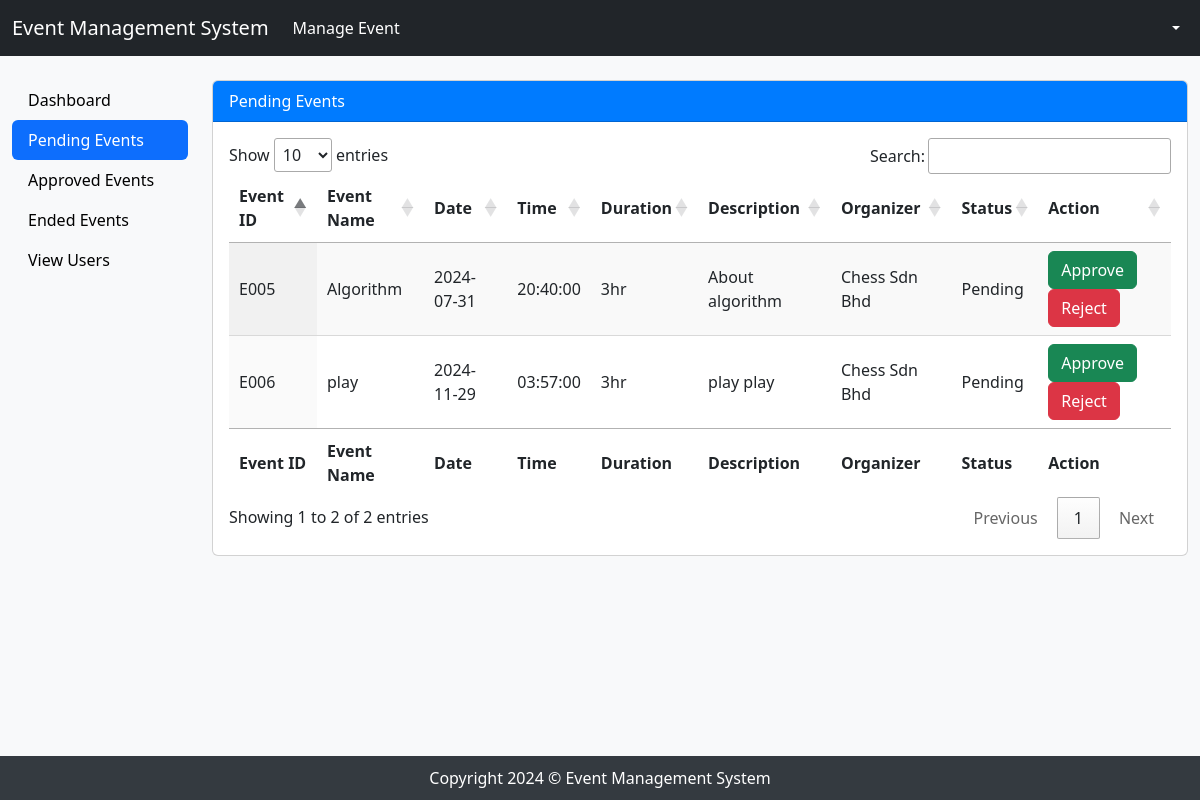
The page /event_pending.php on the database its author committed.
### tables this page shows
CREATE TABLE `event` (
  `EventID` varchar(50) NOT NULL,
  `EventName` varchar(255) NOT NULL,
  `Date` date NOT NULL,
  `Time` time NOT NULL,
  `Duration` int(255) NOT NULL,
  `Description` varchar(255) NOT NULL,
  `Organizer` varchar(255) NOT NULL,
  `Status` varchar(255) NOT NULL
);

### event_pending.php (the view, shortened to what this page needs)
<?php
include 'config.php';
$pendingEventsSql = "
    SELECT EventID, EventName, Date, Time, Duration, Description, Organizer, Status
    FROM event
    WHERE Status = 'Pending'
";
$pendingEventsResult = mysqli_query($con, $pendingEventsSql);
?>
<!DOCTYPE html>
<html lang="en">
<head>
    <link rel="stylesheet" href="profile.css">
    <link rel="stylesheet" href="https://cdn.datatables.net/1.11.3/css/jquery.dataTables.min.css">
</head>
<body>
    <?php
    require_once('nav_admin.php');
?>
    <div class="container-fluid">
        <div class="row">
            <div class="col-lg-2">
                <div class="nav flex-column nav-pills" id="v-pills-tab" role="tablist" aria-orientation="vertical">
                    <a class="nav-link" id="v-pills-view-users-tab" href="admin_dashboard.php" role="tab"
                        aria-controls="v-pills-view-users" aria-selected="false">Dashboard</a>
                    <a class="nav-link active" id="v-pills-pending-tab" href="event_pending.php" role="tab"
                        aria-controls="v-pills-pending" aria-selected="true">Pending Events</a>
                    <a class="nav-link" id="v-pills-approved-tab" href="event_approved.php" role="tab"
                        aria-controls="v-pills-approved" aria-selected="false">Approved Events</a>
                    <a class="nav-link" id="v-pills-ended-tab" href="event_ended.php" role="tab"
                        aria-controls="v-pills-ended" aria-selected="false">Ended Events</a>
                    <a class="nav-link" id="v-pills-view-users-tab" href="admin_view_users.php" role="tab"
                        aria-controls="v-pills-view-users" aria-selected="false">View Users</a>
                </div>
            </div>
            <div class="col-lg-10">
                <div class="tab-content" id="v-pills-tabContent">
                    <div class="tab-pane fade show active" id="v-pills-pending" role="tabpanel"
                        aria-labelledby="v-pills-pending-tab">
                        <div class="card my-4">
                            <div class="card-header">Pending Events</div>
                            <div class="card-body">
                                <div class="table-responsive">
                                    <table id="pendingEventsTable" class="display" style="width:100%">
                                        <thead>
                                            <tr>
                                                <th>Event ID</th>
                                                <th>Event Name</th>
                                                <th>Date</th>
                                                <th>Time</th>
                                                <th>Duration</th>
                                                <th>Description</th>
                                                <th>Organizer</th>
                                                <th>Status</th>
                                                <th>Action</th>
                                            </tr>
                                        </thead>
                                        <tbody>
                                            <?php
                                            while ($row = mysqli_fetch_assoc($pendingEventsResult)) {
                                                echo '<tr>' .
                                                    '<td>' . $row['EventID'] . '</td>' .
                                                    '<td>' . $row['EventName'] . '</td>' .
                                                    '<td>' . $row['Date'] . '</td>' .
                                                    '<td>' . $row['Time'] . '</td>' .
                                                    '<td>' . $row['Duration'] . 'hr</td>' .
                                                    '<td>' . $row['Description'] . '</td>' .
                                                    '<td>' . $row['Organizer'] . '</td>' .
                                                    '<td>' . $row['Status'] . '</td>' .
                                                    '<td>' .
                                                        '<button class="btn btn-success approve-btn" data-id="' . $row['EventID'] . '">Approve</button> ' .
                                                        '<button class="btn btn-danger reject-btn" data-id="' . $row['EventID'] . '">Reject</button>' .
                                                    '</td>' .
                                                    '</tr>';
                                            }
                                            ?>
                                        </tbody>
                                        <tfoot>
                                            <tr>
                                                <th>Event ID</th>
                                                <th>Event Name</th>
                                                <th>Date</th>
                                                <th>Time</th>
                                                <th>Duration</th>
                                                <th>Description</th>
                                                <th>Organizer</th>
                                                <th>Status</th>
                                                <th>Action</th>
                                            </tr>
                                        </tfoot>
                                    </table>
                                </div>
                            </div>
                        </div>
                    </div>
                </div>
            </div>
        </div>
    </div>
    <footer>
        Copyright 2024 © Event Management System
    </footer>
</body>
</html>

### profile.css (style rules this page uses)
.nav-link { color: black !important; }
.nav-link.active { color: white !important; }
.card-header { background-color: #007bff; color: white; }

### rows shown on the page
event: EventID "E005", EventName "Algorithm", Date "2024-07-31", Time "20:40:00", Duration "3", Description "About algorithm", Organizer "Chess Sdn Bhd", Status "Pending"
event: EventID "E006", EventName "play", Date "2024-11-29", Time "03:57:00", Duration "3", Description "play play", Organizer "Chess Sdn Bhd", Status "Pending"
